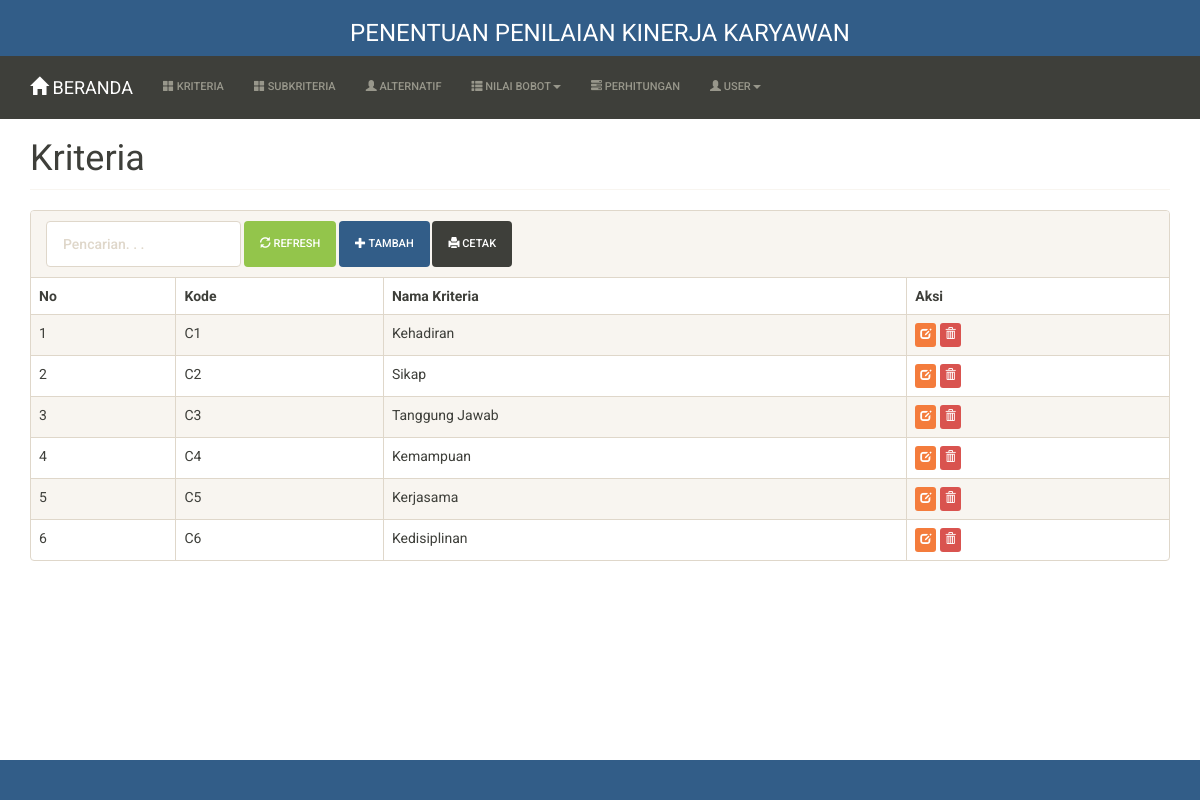
Page /index.php?m=kriteria (signed in) on the committed database.
### tables this page shows
CREATE TABLE `tb_kriteria` (
  `kode_kriteria` varchar(16) NOT NULL,
  `nama_kriteria` varchar(256) DEFAULT NULL
);

### functions.php (called while the page is built, shortened)
<?php
include 'config.php';
include 'includes/db.php';
$db = new DB($config['server'], $config['username'], $config['password'], $config['database_name']);
include 'includes/general.php';
$mod = isset($_GET['m']) ? $_GET['m'] : '';

### config.php (called while the page is built)
<?php
$config["server"] = 'localhost';
$config["username"] = 'root';
$config["password"] = '';
$config["database_name"] = 'ahp_crips';

### includes/general.php (called while the page is built, shortened)
<?php
function esc_field($str)
{
    return addslashes($str);
}

### includes/db.php (called while the page is built, shortened)
<?php
class DB
{
    var $conn = null;
    public function __construct($host, $username, $passwd, $dbname)
    {
        $this->conn = mysqli_connect($host, $username, $passwd, $dbname);
    }
    public function query($sql)
    {
        $query = mysqli_query($this->conn, $sql) or die('<pre>Error mysqli_query: ' . mysqli_error($this->conn) . '<br />' . $sql . '</pre>');
        return $query;
    }
    public function get_results($sql)
    {
        $query = $this->query($sql);
        $arr = [];
        while ($row = mysqli_fetch_object($query)) {
            $arr[] = $row;
        }
        return $arr;
    }
}

### kriteria.php (the view, shortened to what this page needs)
<div class="page-header">
    <h1>Kriteria</h1>
</div>
<div class="panel panel-default">
    <div class="panel-heading">
        <form class="form-inline">
            <div class="form-group">
                <input class="form-control" type="text" placeholder="Pencarian. . ." name="q" value="<?= @isset($_GET['q'])?$_GET['q']:'' ?>" />
            </div>
            <div class="form-group">
                <button class="btn btn-success"><span class="glyphicon glyphicon-refresh"></span> Refresh</button>
            </div>
            <div class="form-group">
                <a class="btn btn-primary" href="?m=kriteria_tambah"><span class="glyphicon glyphicon-plus"></span> Tambah</a>
            </div>
            <div class="form-group">
                <a class="btn btn-default" href="cetak.php?m=kriteria&a=<?= isset($_GET['q'])?$_GET['q']:'' ?>" target="_blank"><span class="glyphicon glyphicon-print"></span> Cetak</a>
            </div>
        </form>
    </div>
    <div class="table-responsive">
        <table class="table table-bordered table-hover table-striped">
            <thead>
                <tr>
                    <th>No</th>
                    <th>Kode</th>
                    <th>Nama Kriteria</th>
                    <th>Aksi</th>
                </tr>
            </thead>
            <?php
            $q = esc_field(isset($_GET['q'])?$_GET['q']:'');
            $rows = $db->get_results("SELECT * FROM tb_kriteria WHERE nama_kriteria LIKE '%$q%' ORDER BY kode_kriteria");
            $no = 0;
            foreach ($rows as $row) : ?>
                <tr>
                    <td><?= ++$no ?></td>
                    <td><?= $row->kode_kriteria ?></td>
                    <td><?= $row->nama_kriteria ?></td>
                    <td>
                        <a class="btn btn-xs btn-warning" href="?m=kriteria_ubah&ID=<?= $row->kode_kriteria ?>"><span class="glyphicon glyphicon-edit"></span></a>
                        <a class="btn btn-xs btn-danger" href="aksi.php?act=kriteria_hapus&ID=<?= $row->kode_kriteria ?>" onclick="return confirm('Hapus data?')"><span class="glyphicon glyphicon-trash"></span></a>
                    </td>
                </tr>
            <?php endforeach ?>
        </table>
    </div>
</div>

### index.php (shortened to what this page needs)
<?php
include 'functions.php';
?>
<!DOCTYPE html>
<html lang="en">
<head>
  <link href="assets/css/sandstone-bootstrap.min.css" rel="stylesheet" />
  <link href="assets/css/general.css" rel="stylesheet" />
</head>
<body>
  <nav class="nav-collapse bg-primary">
    <div class="container">
      <h3 align="center">PENENTUAN PENILAIAN KINERJA KARYAWAN</h3>
    </div>
  </nav>
  <nav class="navbar navbar-default navbar-static-top">
    <div class="container">
      <div class="navbar-header">
        <a class="navbar-brand" href="?"><span class="glyphicon glyphicon-home"></span> BERANDA</a>
      </div>
      <div id="navbar" class="navbar-collapse collapse">
        <ul class="nav navbar-nav">
          <li><a href="?m=kriteria"><span class="glyphicon glyphicon-th-large"></span> Kriteria</a></li>
          <li><a href="?m=sub"><span class="glyphicon glyphicon-th-large"></span> SubKriteria</a></li>
          <li><a href="?m=alternatif"><span class="glyphicon glyphicon-user"></span> Alternatif</a></li>
          <li class="dropdown">
            <a href="#" class="dropdown-toggle" data-toggle="dropdown" role="button" aria-expanded="false"><span class="glyphicon glyphicon-th-list"></span> Nilai Bobot<span class="caret"></span></a>
          </li>
          <li><a href="?m=hitung"><span class="glyphicon glyphicon-tasks"></span> Perhitungan</a></li>
          <li class="dropdown">
            <a href="#" class="dropdown-toggle" data-toggle="dropdown" role="button" aria-expanded="false"><span class="glyphicon glyphicon-user"></span> User<span class="caret"></span></a>
          </li>
        </ul>
      </div>
    </div>
  </nav>
  <div class="container">
    <?php
    if (file_exists($mod . '.php'))
      include $mod . '.php';
    else
      include 'home.php';
    ?>
  </div>
  <footer class="footer bg-primary">
  </footer>
</body>
</html>

### assets/css/general.css (style rules this page uses)
html { position: relative; min-height: 100%; }
body { margin-bottom: 70px; }
.footer { position: absolute; bottom: 0; width: 100%; height: 40px; }
.page-header { margin-top: 0; padding-bottom: 0; }
.page-header h1 { margin-top: 0; }

### rows in the picture
tb_kriteria: kode_kriteria "C1", nama_kriteria "Kehadiran"
tb_kriteria: kode_kriteria "C2", nama_kriteria "Sikap"
tb_kriteria: kode_kriteria "C3", nama_kriteria "Tanggung Jawab"
tb_kriteria: kode_kriteria "C4", nama_kriteria "Kemampuan"
tb_kriteria: kode_kriteria "C5", nama_kriteria "Kerjasama"
tb_kriteria: kode_kriteria "C6", nama_kriteria "Kedisiplinan"
